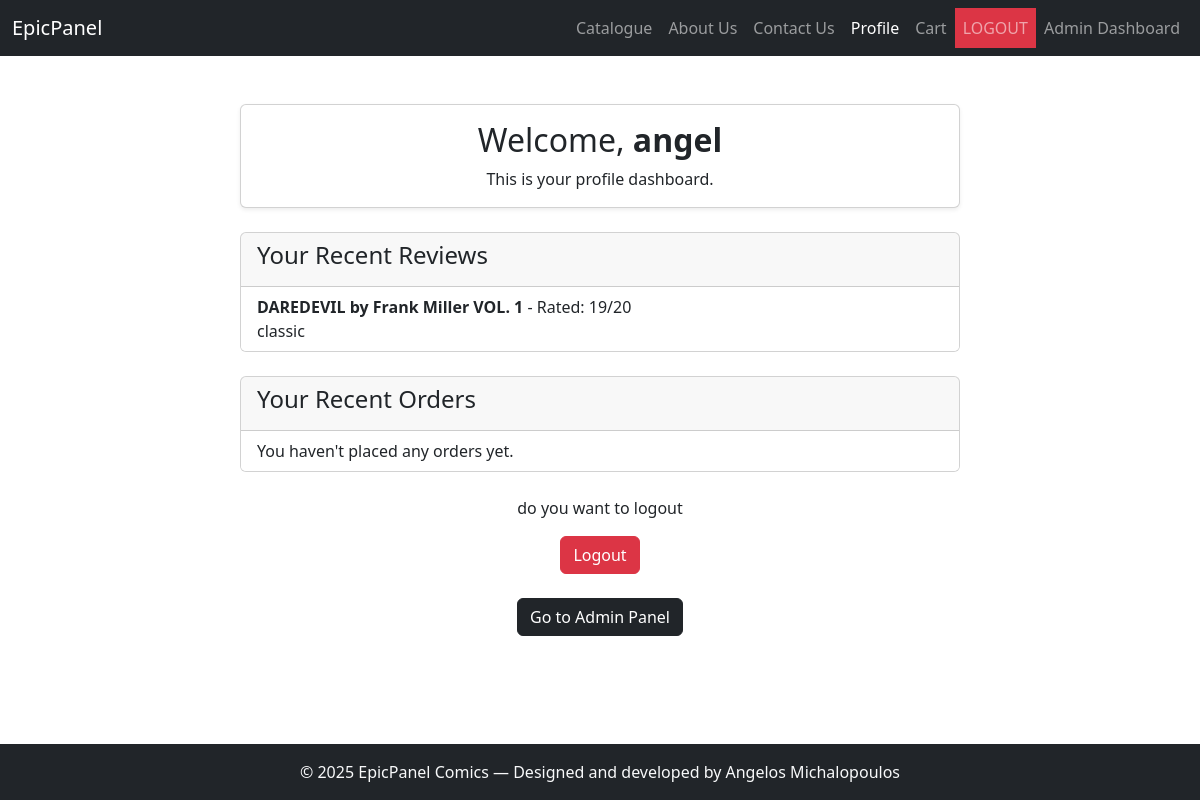
/accounts/profile/ (signed in), run on an earlier commit of the app's database.
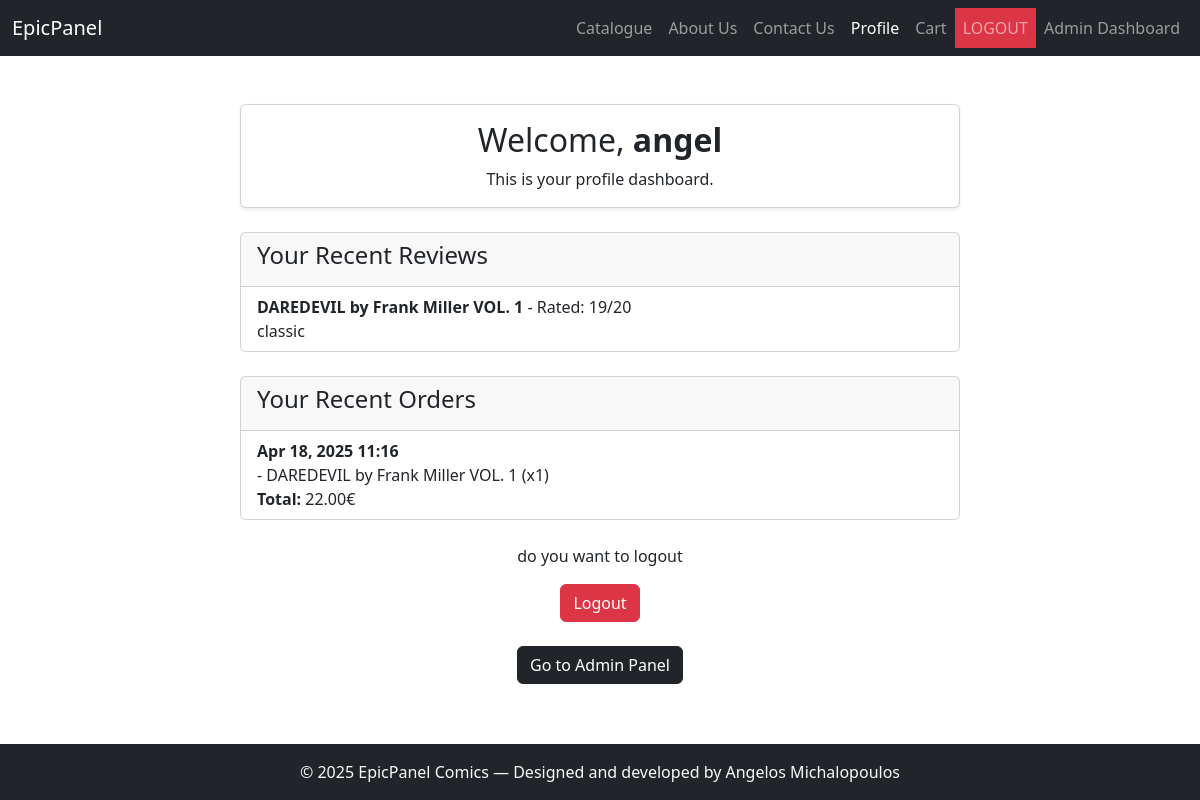
And on a later commit of the database.
### catalogue/models.py (models this page shows, shortened)
class Review(models.Model):
    user = models.ForeignKey(settings.AUTH_USER_MODEL, on_delete=models.CASCADE)
    comic = models.ForeignKey(ComicBook, on_delete=models.CASCADE, related_name='reviews')
    rating = models.PositiveIntegerField()
    comment = models.TextField(blank=True)
    created = models.DateTimeField(auto_now_add=True)
    class Meta:
        unique_together = ('user', 'comic')

class ComicBook(models.Model):
    title = models.CharField(max_length=200)
    author = models.CharField(max_length=100)
    publisher = models.ForeignKey(Publisher, on_delete=models.CASCADE)
    category = models.ForeignKey(Category, on_delete=models.CASCADE)
    genre = models.CharField(max_length=100)
    price = models.DecimalField(max_digits=6, decimal_places=2)
    stock = models.IntegerField()
    image = models.ImageField(upload_to='comics/')
    description = models.TextField()

### cart/models.py (models this page shows, shortened)
class Order(models.Model):
    user = models.ForeignKey(settings.AUTH_USER_MODEL, on_delete=models.CASCADE)
    created = models.DateTimeField(auto_now_add=True)
    def get_total_cost(self):
        return sum(item.get_cost() for item in self.items.all())

class OrderItem(models.Model):
    order = models.ForeignKey(Order, related_name='items', on_delete=models.CASCADE)
    comic = models.ForeignKey(ComicBook, on_delete=models.CASCADE)
    price = models.DecimalField(max_digits=6, decimal_places=2)
    quantity = models.PositiveIntegerField(default=1)
    def get_cost(self):
        return self.price * self.quantity

### accounts/views.py (the view)
# urls.py: path('accounts/profile/', views.profile, name='profile'),
@login_required
def profile(request):
    recent_reviews = Review.objects.filter(user=request.user).order_by('-id')[:5]
    recent_orders = Order.objects.filter(user=request.user).order_by('-created')[:5]
    return render(request, 'accounts/profile.html', {
        'recent_reviews': recent_reviews,
        'recent_orders': recent_orders,
    })

### accounts/templates/accounts/profile.html (shortened to what this page needs)
{% extends 'base.html' %}
{% block content %}
<div class="container">
  <div class="row justify-content-center">
    <div class="col-12 col-lg-8">
      <div class="card shadow-sm mt-4">
        <div class="card-body text-center">
          <h2 class="card-title">Welcome, <strong>{{ user.username }}</strong></h2>
          <p class="card-text">This is your profile dashboard.</p>
        </div>
      </div>
      <div class="card mt-4">
        <div class="card-header">
          <h4>Your Recent Reviews</h4>
        </div>
        <ul class="list-group list-group-flush">
          {% for review in recent_reviews %}
            <li class="list-group-item">
              <strong>{{ review.comic.title }}</strong> - Rated: {{ review.rating }}/20
              <p class="mb-0">{{ review.comment }}</p>
            </li>
          {% empty %}
            <li class="list-group-item">You haven't written any reviews yet.</li>
          {% endfor %}
        </ul>
      </div>
      <div class="card mt-4">
        <div class="card-header">
          <h4>Your Recent Orders</h4>
        </div>
        <ul class="list-group list-group-flush">
          {% for order in recent_orders %}
          <li class="list-group-item">
            <strong>{{ order.created|date:"M d, Y H:i" }}</strong><br>
            {% for item in order.items.all %}
              - {{ item.comic.title }} (x{{ item.quantity }})<br>
            {% endfor %}
            <strong>Total:</strong> {{ order.get_total_cost }}€
          </li>
          {% empty %}
            <li class="list-group-item">You haven't placed any orders yet.</li>
          {% endfor %}
        </ul>
      </div>
      <div class="text-center mt-4">
        <p>do you want to logout</p>
        <form action="{% url 'accounts:logout' %}" method="post" class="d-inline">
          <button type="submit" class="btn btn-danger">Logout</button>
        </form>
      </div>
      {% if user.is_staff and not user.is_superuser %}
        <div class="text-center mt-4">
          <a class="btn btn-dark" href="{% url 'accounts:employee' %}">Edit Catalogue</a>
        </div>
      {% elif user.is_superuser %}
        <div class="text-center mt-4">
          <a href="{% url 'admin:index' %}" class="btn btn-dark">Go to Admin Panel</a>
        </div>
      {% endif %}
    </div>
  </div>
</div>
{% endblock %}

What changed in the data, as far as the page shows it:
added Order: created "Apr 18, 2025 11:16", get_total_cost "22.00"
added OrderItem: comic "DAREDEVIL by Frank Miller VOL. 1", quantity "1"
Also different on the page:
text no longer shown: "You haven't placed any orders yet."
